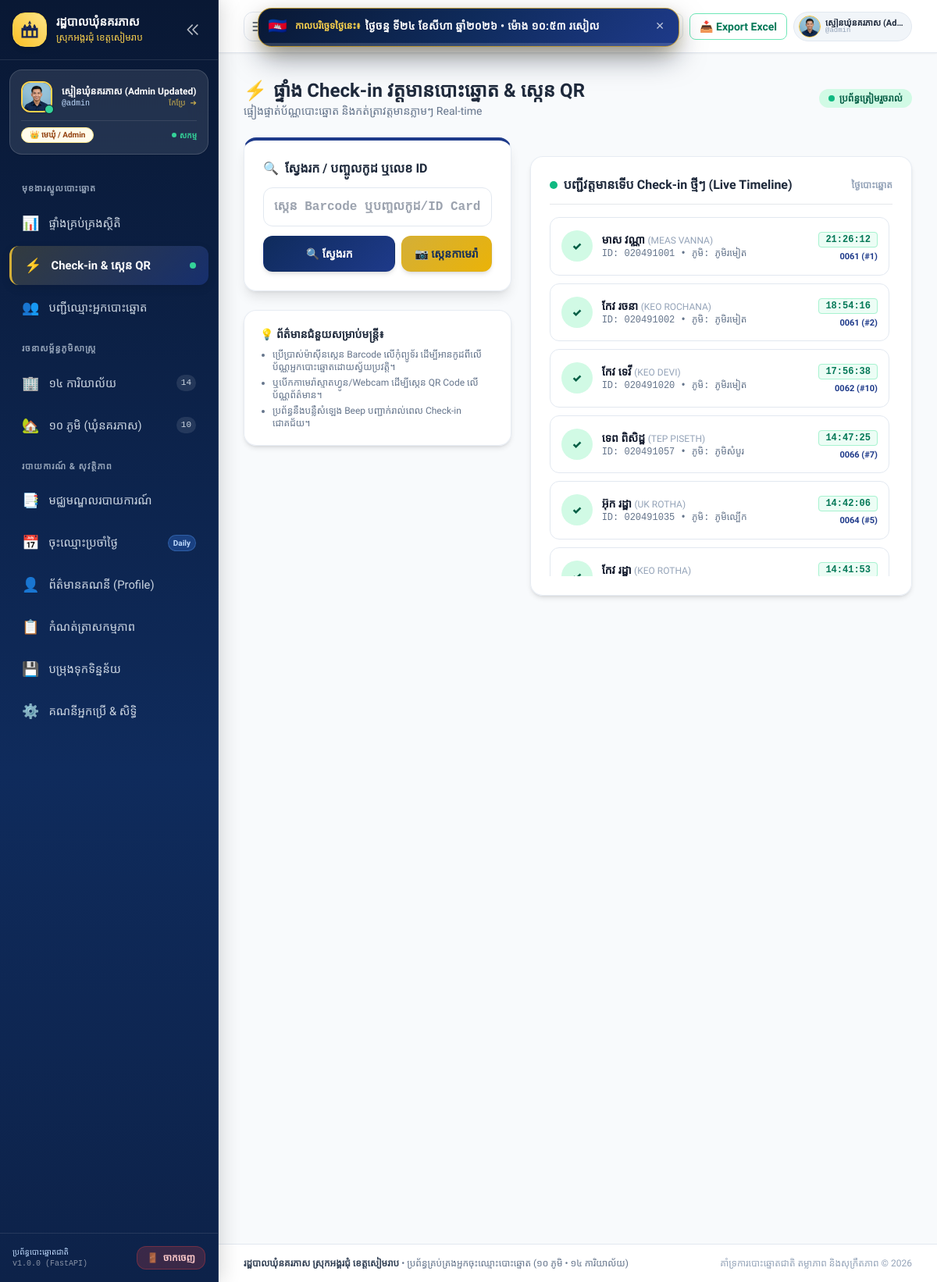
The page /checkin (signed in) on the database as committed earlier.
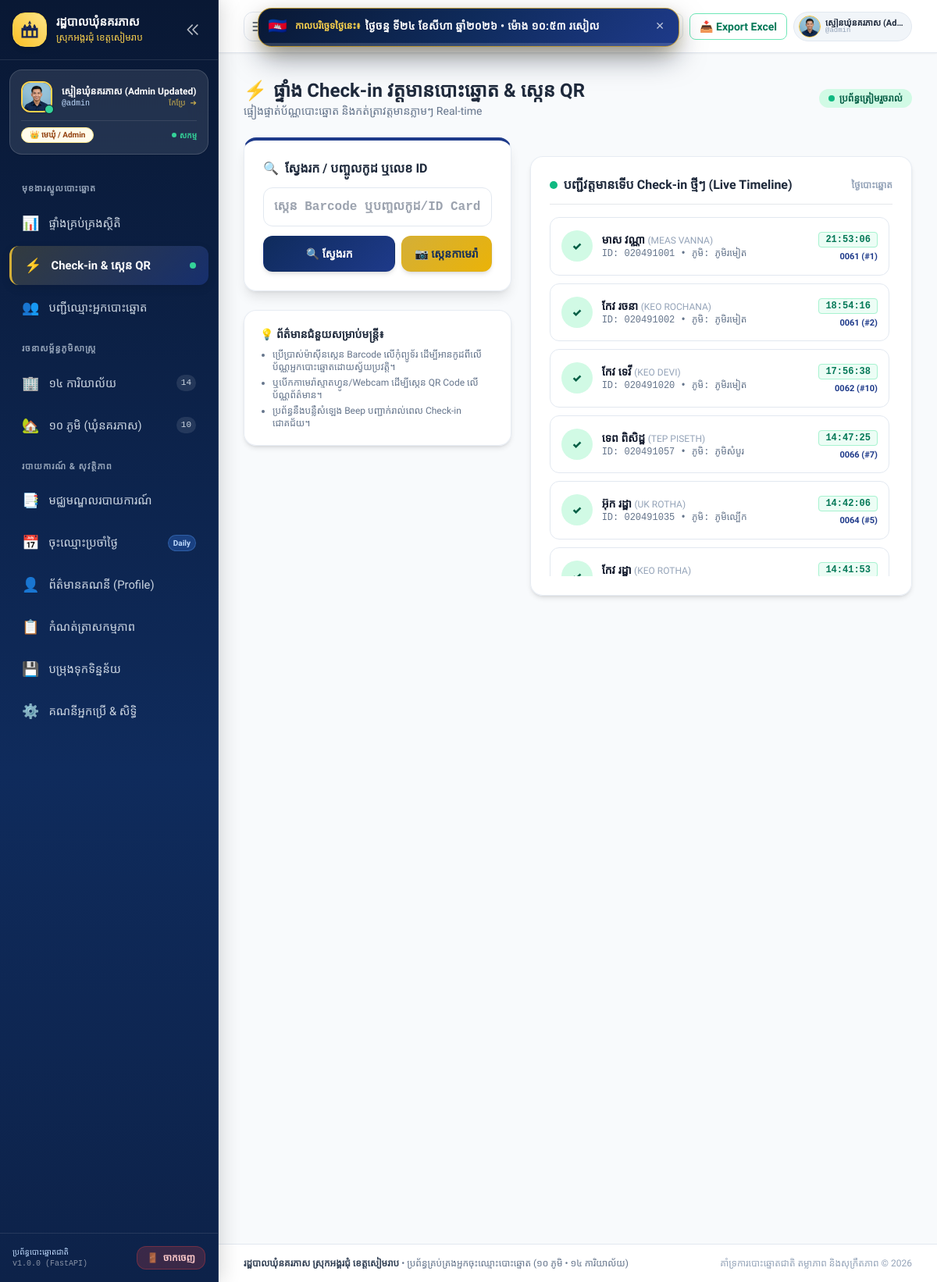
The same page on the database as committed later.
### app/models.py (models this page shows, shortened)
class Voter(Base):
    __tablename__ = "voters"
    id = Column(Integer, primary_key=True, index=True)
    voter_code = Column(String(50), unique=True, index=True, nullable=False) # e.g. NP-0701-0001
    list_no = Column(Integer, nullable=False)                                # 1, 2, 3 in station
    national_id = Column(String(50), unique=True, index=True, nullable=False) # 9 or 10 digit Khmer ID card
    name_kh = Column(String(100), nullable=False)                            # ឈ្មោះខ្មែរ (e.g. ស៊ឹម ចាន់ថន)
    name_en = Column(String(100), nullable=False)                            # ឈ្មោះឡាតាំង (e.g. SIM CHANTHORN)
    gender = Column(String(20), nullable=False)                              # ប្រុស / ស្រី
    dob = Column(String(50), nullable=False)                                 # 1990-04-15 or 1990
    address = Column(String(255), nullable=True)                             # ក្រុមទី...
    village_id = Column(Integer, ForeignKey("villages.id"), nullable=False)
    station_id = Column(Integer, ForeignKey("polling_stations.id"), nullable=False)
    status = Column(String(30), default="active")                            # active, moved, deceased, suspended
    photo_url = Column(String(255), nullable=True)                          # Profile photo path
    has_voted = Column(Boolean, default=False)
    voted_at = Column(DateTime, nullable=True)
    voted_by_user_id = Column(Integer, ForeignKey("users.id"), nullable=True)
    notes = Column(Text, nullable=True)
    created_at = Column(DateTime, default=datetime.datetime.utcnow)
    updated_at = Column(DateTime, default=datetime.datetime.utcnow, onupdate=datetime.datetime.utcnow)
    village = relationship("Village", back_populates="voters")
    station = relationship("PollingStation", back_populates="voters")
    voted_by_user = relationship("User", foreign_keys=[voted_by_user_id])

class Village(Base):
    __tablename__ = "villages"
    id = Column(Integer, primary_key=True, index=True)
    code = Column(String(20), unique=True, index=True, nullable=False) # e.g. V01 to V10
    name_kh = Column(String(100), nullable=False)                     # e.g. ភូមិរមៀត
    name_en = Column(String(100), nullable=False)                     # e.g. Romiet Village
    chief_name = Column(String(100), nullable=True)                  # e.g. លោក ឈុន វុទ្ធី
    chief_phone = Column(String(50), nullable=True)                  # e.g. 012 345 678
    total_households = Column(Integer, default=0)
    created_at = Column(DateTime, default=datetime.datetime.utcnow)
    stations = relationship("PollingStation", back_populates="village")
    voters = relationship("Voter", back_populates="village")
    users = relationship("User", back_populates="village")

class PollingStation(Base):
    __tablename__ = "polling_stations"
    id = Column(Integer, primary_key=True, index=True)
    code = Column(String(20), unique=True, index=True, nullable=False) # e.g. 0701 to 0714
    name = Column(String(150), nullable=False)                         # e.g. ការិយាល័យលេខ ០៧០១
    location = Column(String(200), nullable=False)                     # e.g. សាលាបឋមសិក្សារមៀត (បន្ទប់ទី១)
    capacity = Column(Integer, default=600)                            # Maximum capacity
    village_id = Column(Integer, ForeignKey("villages.id"), nullable=True)
    officer_name = Column(String(100), nullable=True)                  # Head of polling station
    officer_phone = Column(String(50), nullable=True)
    created_at = Column(DateTime, default=datetime.datetime.utcnow)
    village = relationship("Village", back_populates="stations")
    voters = relationship("Voter", back_populates="station")
    users = relationship("User", back_populates="station")

### app/routes/checkin_routes.py (the view)
@router.get("/checkin", response_class=HTMLResponse)
def checkin_kiosk(request: Request, db: Session = Depends(get_db)):
    current_user = get_current_user_optional(request, db)
    if not current_user:
        return RedirectResponse(url="/login", status_code=302)
    stations = db.query(PollingStation).order_by(PollingStation.code).all()
    villages = db.query(Village).order_by(Village.code).all()
    recent_query = db.query(Voter).filter(Voter.has_voted == True).order_by(Voter.voted_at.desc())
    if current_user.role == "officer" and current_user.station_id:
        recent_query = recent_query.filter(Voter.station_id == current_user.station_id)
    elif current_user.role == "village_chief" and current_user.village_id:
        recent_query = recent_query.filter(Voter.village_id == current_user.village_id)
    recent_checkins = recent_query.limit(15).all()
    return templates.TemplateResponse(request=request, name="checkin/index.html", context={
        "current_user": current_user,
        "stations": stations,
        "villages": villages,
        "recent_checkins": recent_checkins
    })

### app/templates/checkin/index.html (shortened to what the changed rows need)
{% extends "base.html" %}
{% block content %}
<div class="space-y-6">
    <div class="flex flex-col sm:flex-row sm:items-center justify-between gap-4">
        <div>
            <h2 class="text-2xl font-bold text-slate-800 font-kh-bold flex items-center gap-2">
                <span>⚡</span> ផ្ទាំង Check-in វត្តមានបោះឆ្នោត & ស្កេន QR
            </h2>
        </div>
    </div>
    <div class="grid grid-cols-1 lg:grid-cols-12 gap-6">
        <div class="lg:col-span-7 space-y-6">
            <div class="glass-card p-6">
                <div class="space-y-2.5 max-h-[460px] overflow-y-auto pr-1">
                    {% if recent_checkins %}
                        {% for r in recent_checkins %}
                        <div class="p-3.5 bg-white rounded-xl border border-slate-200 flex items-center justify-between hover:shadow-sm transition">
                            <div class="flex items-center gap-3">
                                <div class="w-10 h-10 rounded-full bg-emerald-100 text-emerald-800 font-black flex items-center justify-center text-sm">
                                    ✓
                                </div>
                                <div>
                                    <div class="font-bold text-slate-900 text-sm">{{ r.name_kh }} <span class="text-xs font-normal text-slate-400">({{ r.name_en }})</span></div>
                                    <div class="text-xs text-slate-500 font-mono">
                                        ID: {{ r.national_id }} • ភូមិ: {{ r.village.name_kh if r.village else '' }}
                                    </div>
                                </div>
                            </div>
                            <div class="text-right">
                                <span class="font-mono text-xs font-bold text-emerald-700 bg-emerald-50 px-2 py-0.5 rounded border border-emerald-200">
                                    {{ r.voted_at.strftime('%H:%M:%S') if r.voted_at else '' }}
                                </span>
                                <div class="text-[11px] text-blue-900 font-bold mt-1">
                                    {{ r.station.code if r.station else '' }} (#{{ r.list_no }})
                                </div>
                            </div>
                        </div>
                        {% endfor %}
                    {% else %}
                        <div class="text-center py-12 text-slate-400 text-sm">
                            មិនទាន់មានវត្តមានបោះឆ្នោតនៅឡើយទេ
                        </div>
                    {% endif %}
                </div>
            </div>
        </div>
    </div>
</div>
{% endblock %}

Rows that differ between the two databases and show on the page:
changed Voter "មាស វណ្ណា": voted_at "21:26:12" → "21:53:06"
